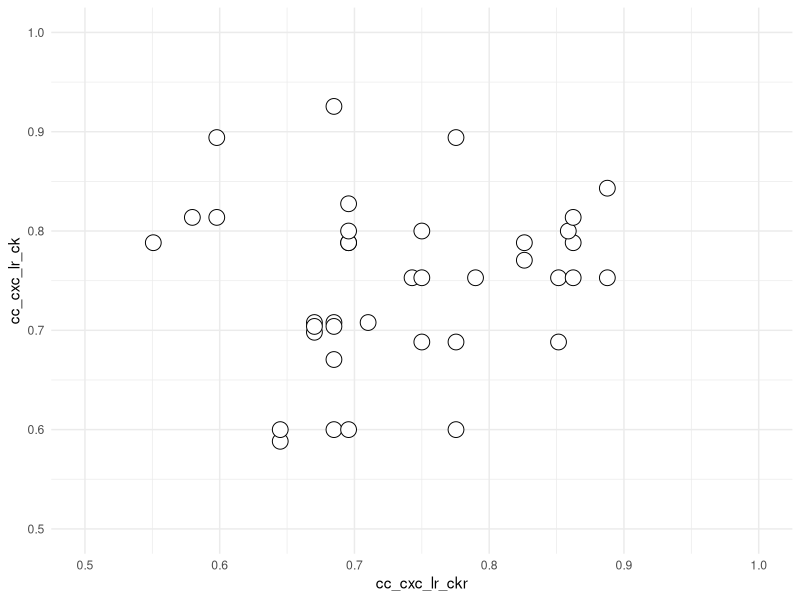
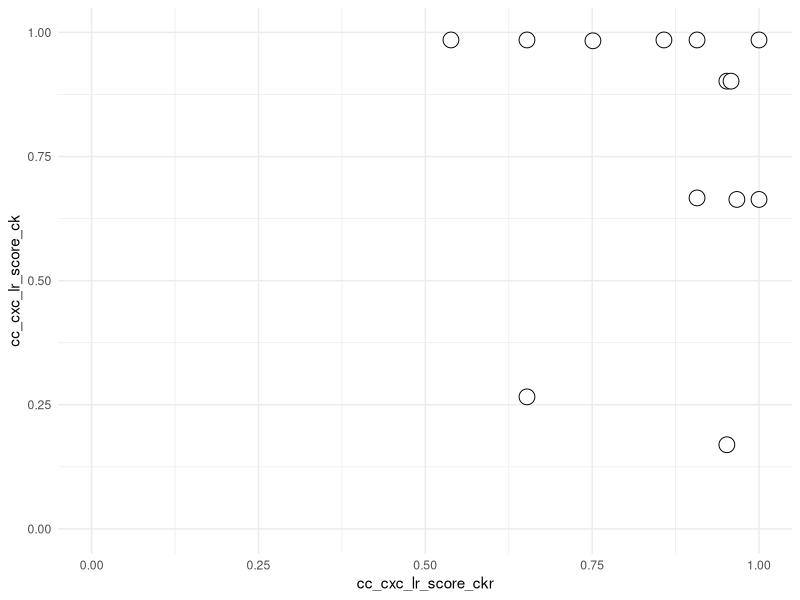

These figures' R source, in order: (Note: this script raises an error after producing the figures.)
# Name:     05_get_vmip_t2_t2.R
# Updated:  20230109
# Author:   Andrew Kleist

# packages, working directory
setwd("~/Desktop/Volkman_Lab/BABU_VOLKMAN/CHEMOKINE_PRJ/Data/chemokine_gpcr_ms/")
library(tidyverse)

##### 1: IDENTIFY TIER 2 TO TIER 2 CONTACTS in 4RWS ############################
  
  # import data
  rin <- read_csv("05_integrate/output/RIN_CONS_CLASS.csv") %>% 
    filter(file == "4rws")
  
  # plot t2-by-t2
  rin %>%
    ggplot(aes(cc_cxc_lr_ckr, cc_cxc_lr_ck))  +
    geom_point(shape = 21, colour = "black", fill = "white", size = 5, stroke = 0.5) +
    #scale_size(range = c(2, 8)) +
    xlim(0.5,1) +
    ylim(0.5,1) +
    theme_minimal()  
  
  # plot t2 score-by-t2 score
  rin %>%
    filter(cc_cxc_lr_ckr >= 0.75) %>%
    filter(cc_cxc_lr_ck >= 0.75) %>%
    ggplot(aes(cc_cxc_lr_score_ckr, cc_cxc_lr_score_ck))  +
    geom_point(shape = 21, colour = "black", fill = "white", size = 5, stroke = 0.5) +
    #scale_size(range = c(2, 8)) +
    xlim(0,1) +
    ylim(0,1) +
    theme_minimal()  
  
  # define t2-by-t2
  test <- rin %>% filter(cc_cxc_lr_ck >= 0.75 & cc_cxc_lr_ckr >= 0.75)
  test <- rin %>% 
    filter(cc_cxc_lr_ck >= 0.75 & cc_cxc_lr_ckr >= 0.75) %>%
    filter(cc_cxc_lr_score_ck >= 0.75 & cc_cxc_lr_score_ckr >= 0.75)
  
  
  # remove distal N-term contacts
  rin.t2 <- rin.t2 %>% filter(source_gnccn != "NTc.Cm10") %>% 
    filter(source_gnccn != "NTc.Cm8") %>% filter(source_gnccn != "NTc.Cm7")
  
  # write CONECT
  WriteCONECTcustom("01_structure_contacts/output/RIN_residue.csv",
                          rin.t2,
                          "4rws",
                          "01_structure_contacts/data/pdbs/4rws_ck_clean.pdb",
                          "35_viral/output/4rws_t2_t2.csv")
  
  
  
##### 2: CC/CXC SEQUENCE LOGOS AT vMIP-II-CXCR4 INTERACTING POSITIONS ##########
  
  # (1.1) CHEMOKINE ------------------------------------------------------------
  
  ck.pos <- c("class", "NTc.Cm1", "NTc.Cm2", "NTc.Cm4", "cxb1.1")
  
  # load alignment df
  ck <- read_csv("02_ck_seq/data/processed/ALL_para_df.csv")
  ck <- ck[(names(ck) %in% ck.pos)]
  rm(ck.pos)
  
  # make CC/CXC and uniqte columns
  ck.cc <- ck %>% filter(class == "cc")
  ck.cc <- unite(ck.cc[,2:ncol(ck.cc)], col = seq_string,  sep = "")
  ck.cxc <- ck %>% filter(class == "cxc")
  ck.cxc <- unite(ck.cxc[,2:ncol(ck.cxc)], col = seq_string,  sep = "")
  
  # plot
  p.cc <- ggseqlogo(ck.cc,  method = 'bits' ) +
    theme(axis.text.x = element_text(angle = 90, hjust = 1))
  p.cxc <- ggseqlogo(ck.cxc,  method = 'bits' ) +
    theme(axis.text.x = element_text(angle = 90, hjust = 1))
  gridExtra::grid.arrange(p.cc, p.cxc)
  rm(ck, ck.cc, ck.cxc, p.cc, p.cxc)
  
  # (1.2) RECEPTOR -------------------------------------------------------------
  
  # load tier2 sequence positions
  ckr.pos <- c("class", "gn1x23", "gn1x24", "gn6x58", "gn6x62", "gn7x27")
  
  # load alignment df
  ckr <- read_csv("03_ckr_seq/data/processed/ALL_classa_df.csv")
  ckr <- ckr[(names(ckr) %in% ckr.pos)]
  rm(ckr.pos)
  
  # make CC/CXC and uniqte columns
  ckr.cc <- ckr %>% filter(class == "cc")
  ckr.cc <- unite(ckr.cc[,2:ncol(ckr.cc)], col = seq_string,  sep = "")
  ckr.cxc <- ckr %>% filter(class == "cxc")
  ckr.cxc <- unite(ckr.cxc[,2:ncol(ckr.cxc)], col = seq_string,  sep = "")
  
  # plot
  p.cc <- ggseqlogo(ckr.cc,  method = 'bits' ) +
    theme(axis.text.x = element_text(angle = 90, hjust = 1)) 
  p.cxc <- ggseqlogo(ckr.cxc,  method = 'bits' ) +
    theme(axis.text.x = element_text(angle = 90, hjust = 1)) 
  gridExtra::grid.arrange(p.cc, p.cxc)
  rm(ckr, ckr.cc, ckr.cxc, p.cc, p.cxc)
  
